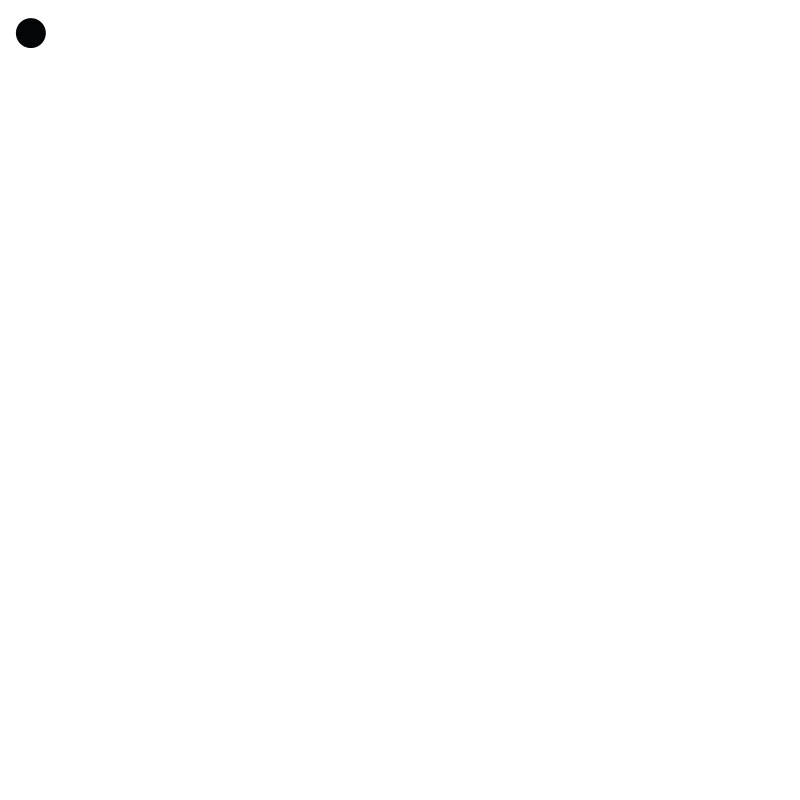
Frame 1 (no input)
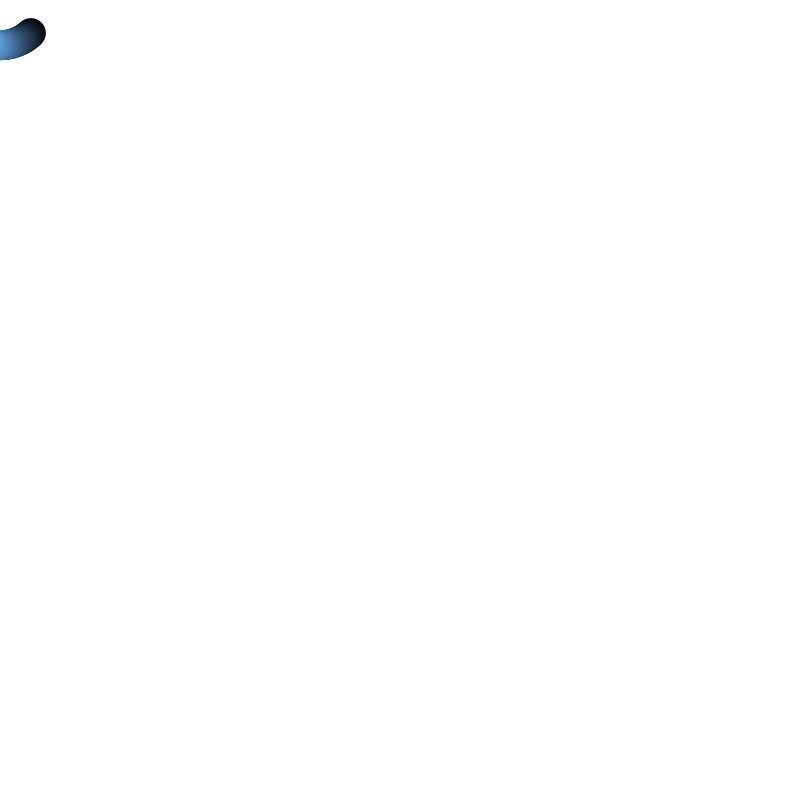
Frame 60 (the mouse pressed at the canvas centre just before this capture)
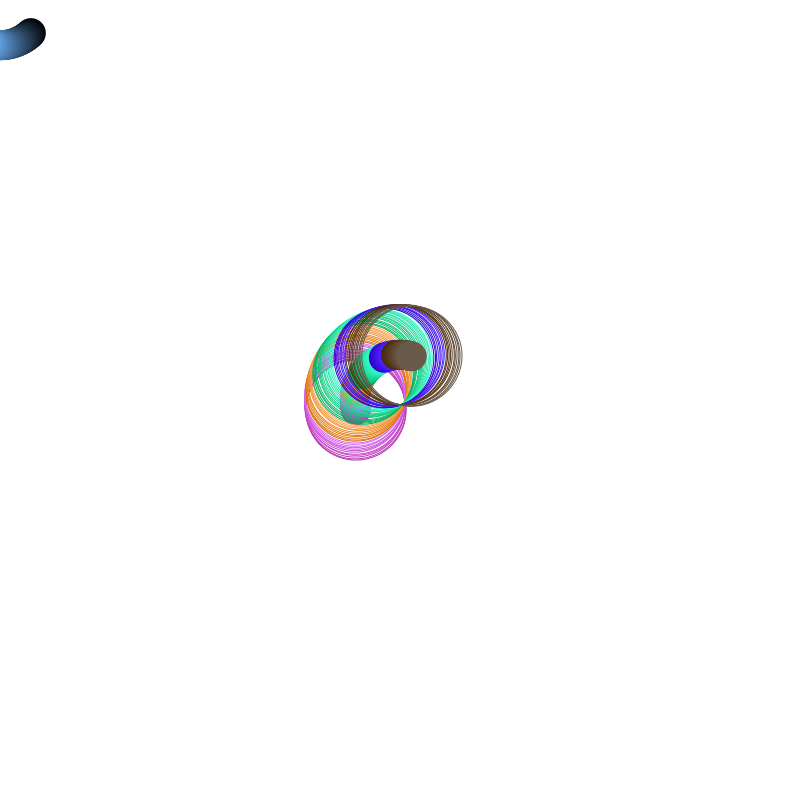
Frame 120 (the mouse held since frame 60 and released just before this capture)

The Processing sketch that drew these frames (run headless with seeded random() and noise(); from frame 60 on, the mouse is pressed at the canvas centre):

// Processing sketch: processing_42693
// ── processing_42693.pde

//Jennifer Lau
// For color changes, borrowed from Processing.org tutorial (transform2d)

float angle = 0.0;

void setup() {
  size(800, 800);
  background(255);
  smooth();
 
}

void draw() {
  if (frameCount % 1 == 0) {
    noStroke();
    fill(frameCount * 3 % 255, frameCount * 5 % 255, 
    frameCount * 7 % 255);
    pushMatrix();
    translate(mouseX, mouseY);
    rotate(radians(frameCount * 2  % 360));
    ellipse (32, 32, 30, 30);
    popMatrix();

    if (mousePressed) {
      noFill();
      stroke(frameCount * 3 % 255, frameCount * 5 % 255, 
    frameCount * 7 % 255);
    translate(mouseX, mouseY);
    rotate(radians(frameCount * 2  % 360));
    ellipse (32, 32, 100, 100);
    }

    angle+=0.1; //try commenting this line out,

 
  }
}

  void mouseClicked() {
    background(255);
  }
